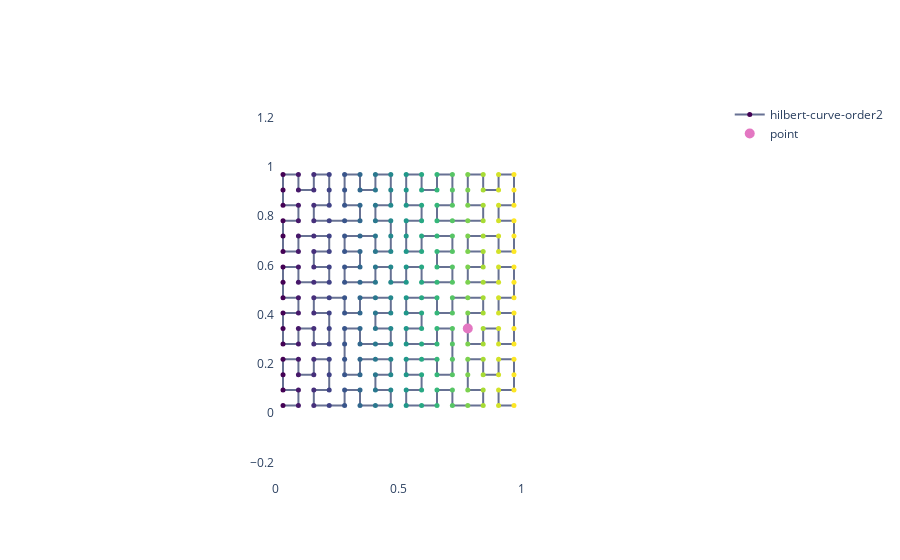

Notebook code cell kept with this figure:
### Markdown cell above
aliceblue, antiquewhite, aqua, aquamarine, azure,
            beige, bisque, black, blanchedalmond, blue,
            blueviolet, brown, burlywood, cadetblue,
            chartreuse, chocolate, coral, cornflowerblue,
            cornsilk, crimson, cyan, darkblue, darkcyan,
            darkgoldenrod, darkgray, darkgrey, darkgreen,
            darkkhaki, darkmagenta, darkolivegreen, darkorange,
            darkorchid, darkred, darksalmon, darkseagreen,
            darkslateblue, darkslategray, darkslategrey,
            darkturquoise, darkviolet, deeppink, deepskyblue,
            dimgray, dimgrey, dodgerblue, firebrick,
            floralwhite, forestgreen, fuchsia, gainsboro,
            ghostwhite, gold, goldenrod, gray, grey, green,
            greenyellow, honeydew, hotpink, indianred, indigo,
            ivory, khaki, lavender, lavenderblush, lawngreen,
            lemonchiffon, lightblue, lightcoral, lightcyan,
            lightgoldenrodyellow, lightgray, lightgrey,
            lightgreen, lightpink, lightsalmon, lightseagreen,
            lightskyblue, lightslategray, lightslategrey,
            lightsteelblue, lightyellow, lime, limegreen,
            linen, magenta, maroon, mediumaquamarine,
            mediumblue, mediumorchid, mediumpurple,
            mediumseagreen, mediumslateblue, mediumspringgreen,
            mediumturquoise, mediumvioletred, midnightblue,
            mintcream, mistyrose, moccasin, navajowhite, navy,
            oldlace, olive, olivedrab, orange, orangered,
            orchid, palegoldenrod, palegreen, paleturquoise,
            palevioletred, papayawhip, peachpuff, peru, pink,
            plum, powderblue, purple, red, rosybrown,
            royalblue, rebeccapurple, saddlebrown, salmon,
            sandybrown, seagreen, seashell, sienna, silver,
            skyblue, slateblue, slategray, slategrey, snow,
            springgreen, steelblue, tan, teal, thistle, tomato,
            turquoise, violet, wheat, white, whitesmoke,
            yellow, yellowgreen

### Code cell
fig = go.Figure()

fig.add_trace(go.Scatter(x = x_vals,
                         y = y_vals,
                         name='hilbert-curve-order2',
                         mode='lines+markers',
                         marker=dict(
                             size=5,
                             color=x_vals,
                             colorscale='Viridis'),
                        line=dict(
                            color='#677193',
                            width=2)))

fig.add_trace(go.Scatter(x = [(h_x*2+1)/(2**(order+1))],
                         y = [(h_y*2+1)/(2**(order+1))],
                         name='point',
                         mode='markers',
                         marker=dict(
                               size=10,
                               color='#e377c2')))

fig.layout.plot_bgcolor = 'white'

fig.update_layout(
    yaxis = dict(
      scaleanchor = "x",
      scaleratio = 1,
    ),
    xaxis = dict(
        range=(0, 1),
        constrain='domain'
    )
)
fig.show()

### Figure 1 — Plotly figure (JSON) as saved in the notebook; plotly's stock layout.template omitted (floating-point values rounded to 4 significant figures; data arrays with more than 128 entries replaced by an {"elided": "..."} marker saying what was removed)
{"data": [{"line": {"color": "#677193", "width": 2}, "marker": {"color": {"elided": "256 float values"}, "colorscale": [[0, "#440154"], [0.1111, "#482878"], [0.2222, "#3e4989"], [0.3333, "#31688e"], [0.4444, "#26828e"], [0.5556, "#1f9e89"], [0.6667, "#35b779"], [0.7778, "#6ece58"], [0.8889, "#b5de2b"], [1, "#fde725"]], "size": 5}, "mode": "lines+markers", "name": "hilbert-curve-order2", "type": "scatter", "x": {"elided": "256 float values"}, "y": {"elided": "256 float values"}}, {"marker": {"color": "#e377c2", "size": 10}, "mode": "markers", "name": "point", "type": "scatter", "x": [0.7812], "y": [0.3438]}], "layout": {"autosize": true, "plot_bgcolor": "white", "xaxis": {"constrain": "domain", "domain": [0.3066, 0.6934], "range": [0, 1], "type": "linear"}, "yaxis": {"autorange": true, "domain": [0, 1], "range": [-0.03458, 1.035], "scaleanchor": "x", "scaleratio": 1, "type": "linear"}}}
